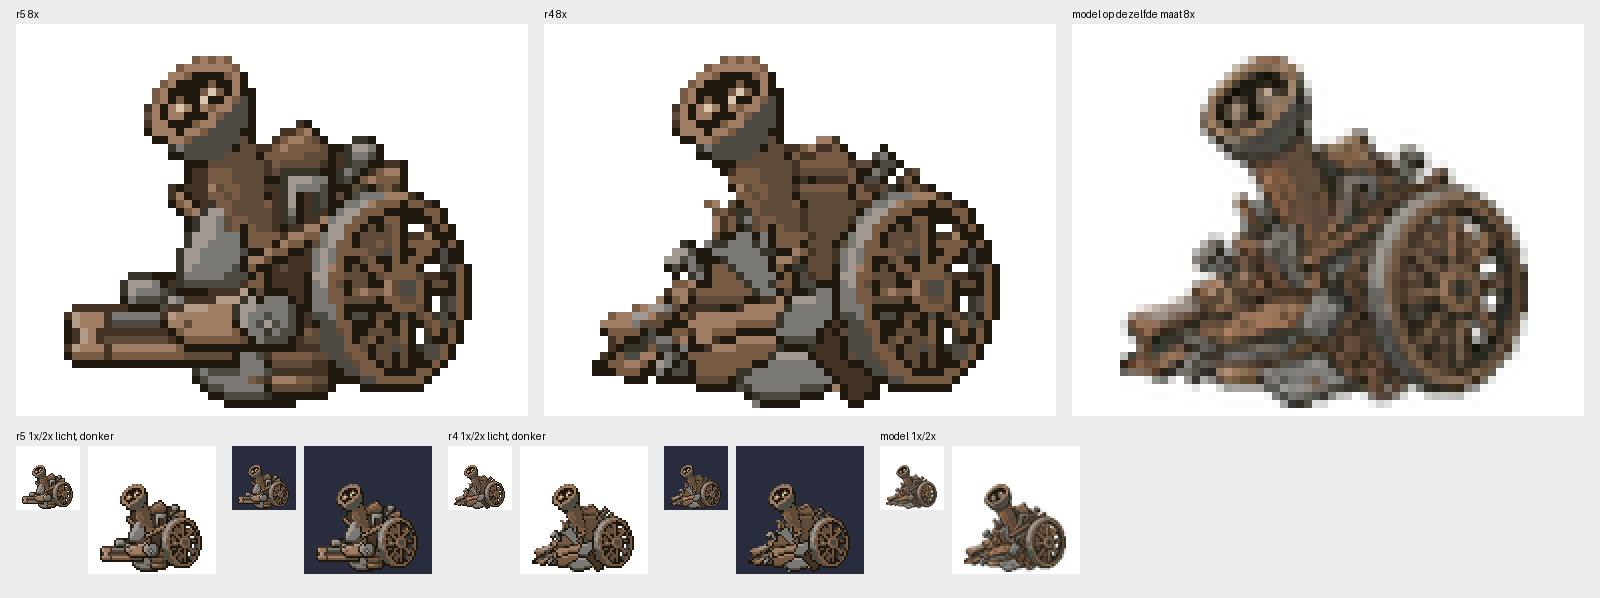

Python code for this plot:
# vel r5: r5 8x | r4 8x | model op dezelfde maat 8x; daaronder r5 en r4 1x/2x op licht en donker, model 1x/2x
import numpy as np; from PIL import Image, ImageDraw
from toon import rgba
o=np.load('raw.npy'); np.save('sprite.npy',o)
sp=rgba(o); r4=rgba(np.load('../sprite_r4/sprite.npy'))
sp.save('sprite.png'); w=Image.new('RGB',(64,64),'white'); w.paste(sp,(0,0),sp); w.resize((512,512),Image.NEAREST).save('sprite_8x.png')
m=Image.open('../model/model.png').convert('RGB'); a=np.asarray(m); fg=a.min(2)<225; ys,xs=np.where(fg)
ref=Image.new('RGB',(64,64),'white'); ref.paste(m.crop((xs.min(),ys.min(),xs.max()+1,ys.max()+1)).resize((51,44),Image.LANCZOS),(6,19))
def on(s,bg): return Image.alpha_composite(Image.new('RGBA',(64,64),bg),s).convert('RGB')
C=(0,120,512,512)
V=Image.new('RGB',(3*512+4*16,392+16+40+150),(236,236,236)); d=ImageDraw.Draw(V)
for i,(im,t) in enumerate(((on(sp,(255,255,255,255)),'r5'),(on(r4,(255,255,255,255)),'r4'),(ref,'model op dezelfde maat'))):
    V.paste(im.resize((512,512),Image.NEAREST).crop(C),(16+i*528,24)); d.text((16+i*528,8),t+' 8x',fill=(0,0,0))
y=24+392+30; x=16
for s,t in ((sp,'r5'),(r4,'r4')):
    d.text((x,y-16),t+' 1x/2x licht, donker',fill=(0,0,0))
    for bg in ((255,255,255),(40,44,60)):
        V.paste(on(s,bg+(255,)),(x,y)); V.paste(on(s,bg+(255,)).resize((128,128),Image.NEAREST),(x+72,y)); x+=216
V.paste(ref,(x,y)); V.paste(ref.resize((128,128),Image.NEAREST),(x+72,y)); d.text((x,y-16),'model 1x/2x',fill=(0,0,0))
V.save('vel.png')
